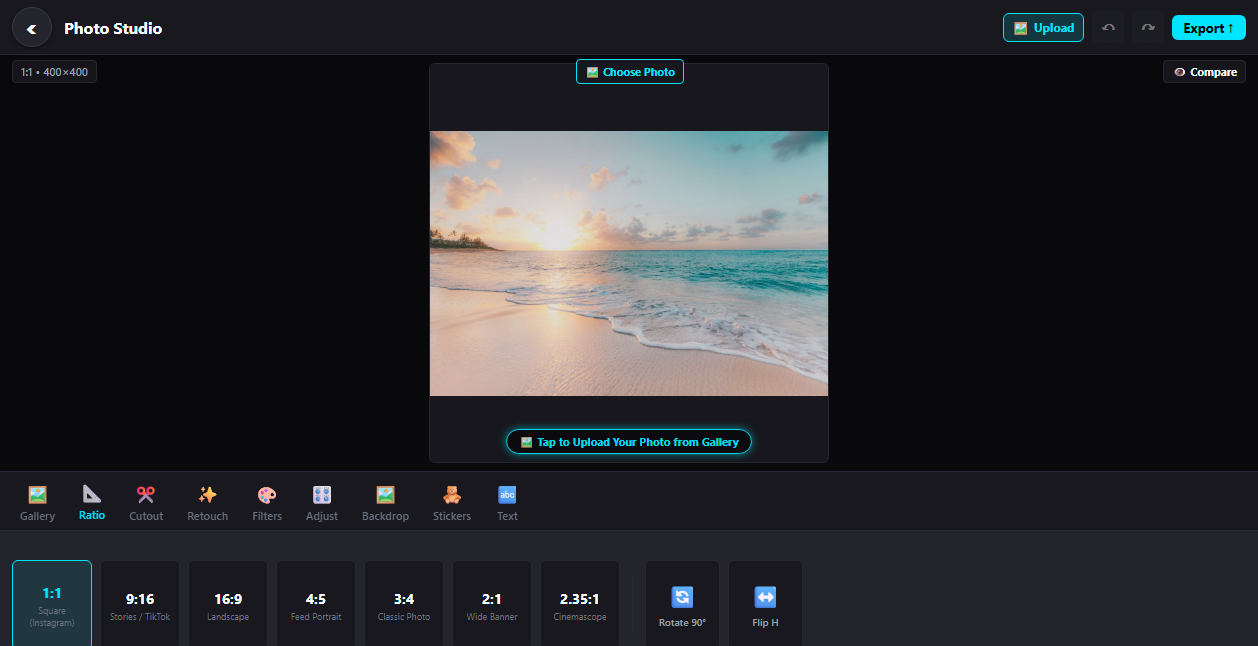
#> input picture photo_editor_verified.png, 1258 x 646 px
$ python -i ai_enhancer.py   (imports and definitions only)
#> lines starting #> are read from the running program, lines starting #| are printed output that depends on the picture
#> further down, picture is the input picture: shape (646, 1258, 3); mean B, G, R 44.7, 41, 39.6
"""
NovaCut AI Media Enhancement Engine
Studio-grade auto-retouch, CLAHE high-dynamic range, bilateral skin smoothing,
and low-light night enhancement (reverse-engineered from CapCut night_enhance & skinUnify pipelines).
"""

from pathlib import Path
from typing import Dict, Any, Optional
import cv2
import numpy as np


def enhance_frame(frame: np.ndarray, mode: str = "hdr", intensity: float = 1.0) -> np.ndarray:
    """
    Applies professional AI image enhancements to an RGB/BGR frame:
    - 'hdr': CLAHE local adaptive contrast equalization on L-channel of LAB color space.
    - 'portrait': Bilateral edge-preserving skin softening + subtle unsharp sharpening.
    - 'night_enhance': Low-light shadow lifting, gamma boost, and chroma stabilization.
    - 'vivid': S-curve contrast and vibrance expansion.
    """
#> called with mode = 'hdr', intensity = 1
    if mode == "hdr":
        # Convert BGR to LAB
        lab = cv2.cvtColor(frame, cv2.COLOR_BGR2LAB)
#> lab: shape (646, 1258, 3); mean of channels 0, 1, 2 40.8, 128.2, 125.7
        l, a, b = cv2.split(lab)
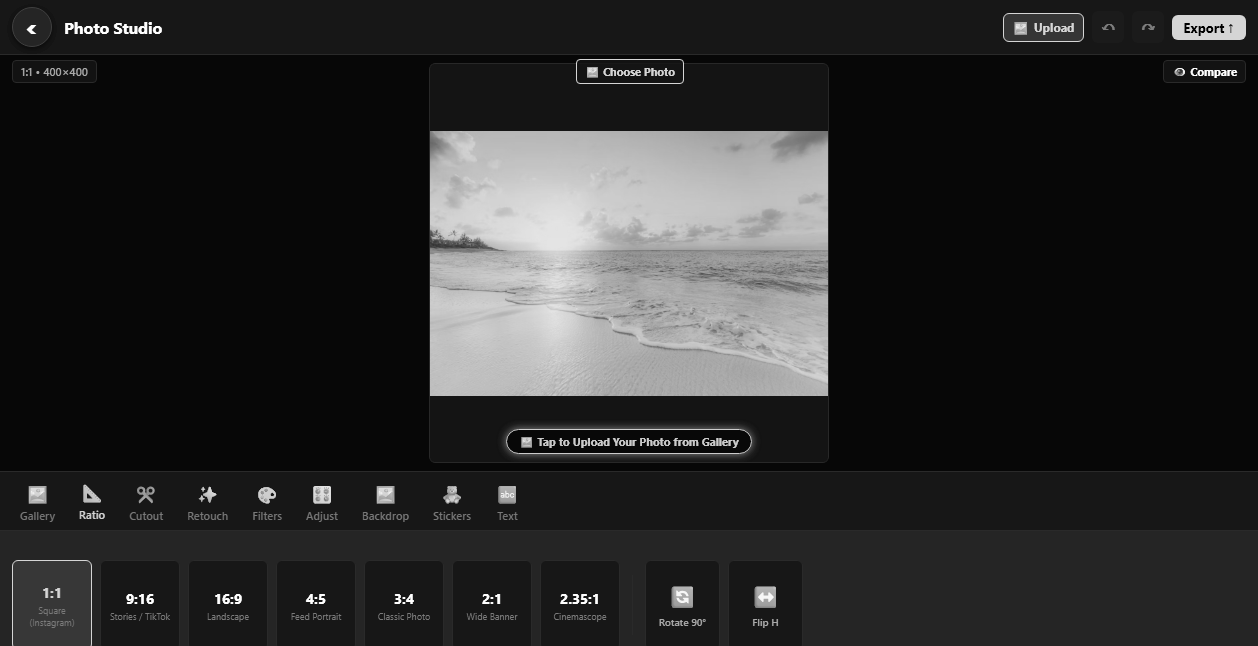
#> l: shape (646, 1258); min 0, max 255, mean 40.8
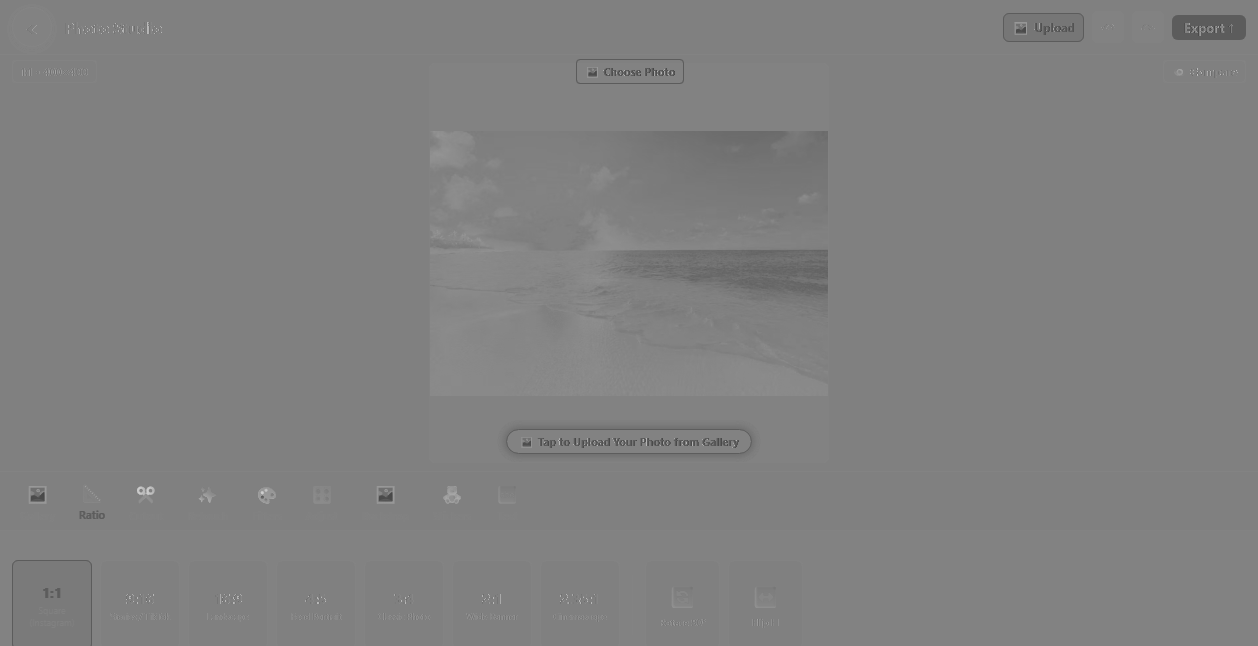
#> a: shape (646, 1258); min 71, max 206, mean 128.2

        # Apply CLAHE to L-channel
        clip_limit = 2.0 * intensity
        clahe = cv2.createCLAHE(clipLimit=clip_limit, tileGridSize=(8, 8))
        cl = clahe.apply(l)
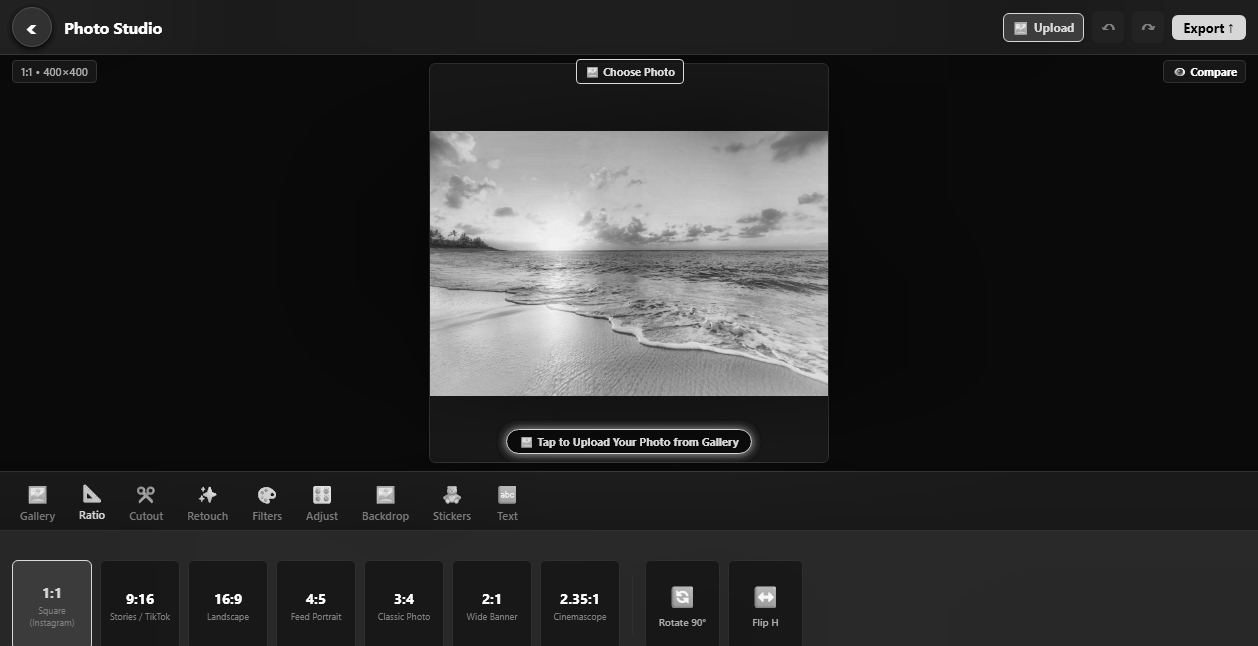
#> cl: shape (646, 1258); min 3, max 255, mean 41.7

        # Merge back and convert to BGR
        enhanced_lab = cv2.merge([cl, a, b])
#> enhanced_lab: shape (646, 1258, 3); mean of channels 0, 1, 2 41.7, 128.2, 125.7
        result = cv2.cvtColor(enhanced_lab, cv2.COLOR_LAB2BGR)
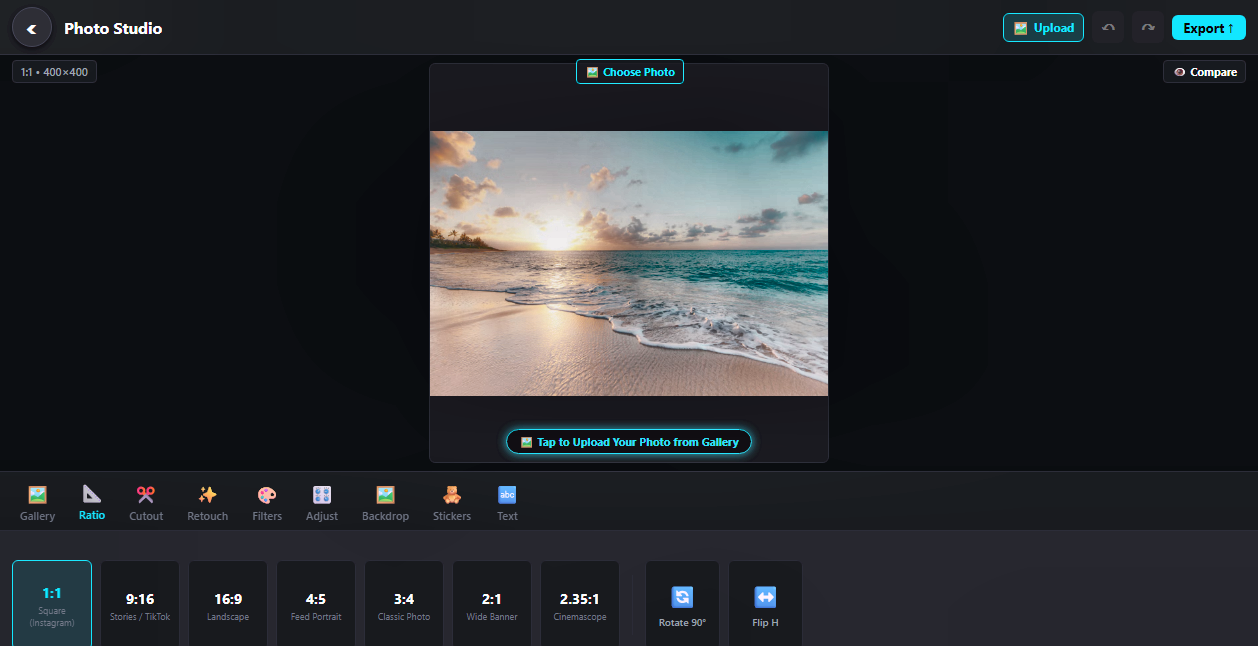
#> result: shape (646, 1258, 3); mean B, G, R 46.4, 42.7, 39.9
        return result

    elif mode == "portrait":
        # Bilateral filter for skin smoothing while keeping edges crisp
        smooth = cv2.bilateralFilter(frame, d=9, sigmaColor=75 * intensity, sigmaSpace=75 * intensity)

        # Unsharp mask for high-frequency details (eyes, hair, lips)
        gaussian = cv2.GaussianBlur(frame, (0, 0), 2.0)
        unsharp = cv2.addWeighted(smooth, 1.25, gaussian, -0.25, 0)
        return unsharp

    elif mode == "night_enhance":
        # Gamma correction to brighten dark underexposed regions
        gamma = 1.0 + 0.6 * intensity
        inv_gamma = 1.0 / gamma
        table = np.array([((i / 255.0) ** inv_gamma) * 255 for i in np.arange(0, 256)]).astype("uint8")
        brightened = cv2.LUT(frame, table)

        # Denoise high-gain noise using fast median blur on chroma
        hsv = cv2.cvtColor(brightened, cv2.COLOR_BGR2HSV)
        h, s, v = cv2.split(hsv)
        s = cv2.add(s, int(15 * intensity))
        result_hsv = cv2.merge([h, s, v])
        return cv2.cvtColor(result_hsv, cv2.COLOR_HSV2BGR)

    elif mode == "vivid":
        hsv = cv2.cvtColor(frame, cv2.COLOR_BGR2HSV).astype(np.float32)
        h, s, v = cv2.split(hsv)
        s = np.clip(s * (1.0 + 0.35 * intensity), 0, 255)
        # S-curve contrast on Value channel
        v = np.clip(v * (1.0 + 0.1 * intensity), 0, 255)
        enhanced_hsv = cv2.merge([h, s, v]).astype(np.uint8)
        return cv2.cvtColor(enhanced_hsv, cv2.COLOR_HSV2BGR)

    return frame


def enhance_image(
    input_path: str,
    output_path: str,
    mode: str = "hdr",
    intensity: float = 1.0,
) -> Dict[str, Any]:
    """Enhances a static image file and saves the output."""
    img = cv2.imread(input_path)
    if img is None:
        raise ValueError(f"Could not load image: {input_path}")

    out_img = enhance_frame(img, mode=mode, intensity=intensity)

    out_p = Path(output_path)
    out_p.parent.mkdir(parents=True, exist_ok=True)
    cv2.imwrite(str(out_p), out_img)

    h, w = out_img.shape[:2]
    return {
        "status": "success",
        "outputPath": str(out_p),
        "mode": mode,
        "intensity": intensity,
        "dimensions": {"width": w, "height": h},
    }

>>> import cv2
>>> picture = cv2.imread('../photo_editor_verified.png')
>>> result = enhance_frame(picture)
